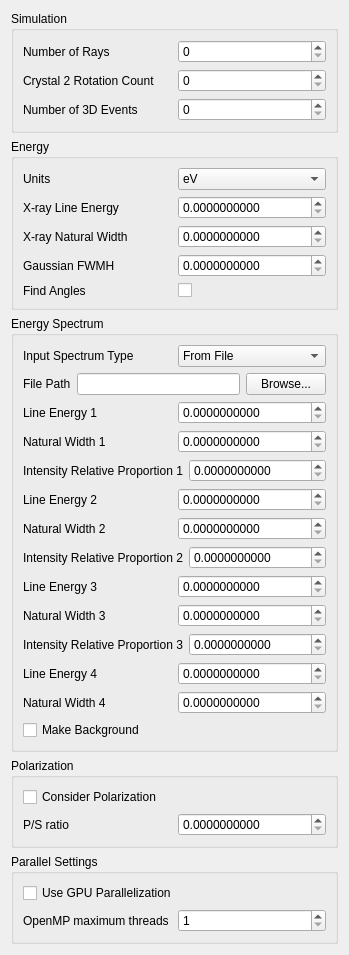
           <widget class="QWidget" name="scrollAreaWidgetContents_6">
            <property name="geometry">
             <rect>
              <x>0</x>
              <y>-147</y>
              <width>343</width>
              <height>892</height>
             </rect>
            </property>
            <layout class="QVBoxLayout" name="verticalLayout_12">
             <item>
              <widget class="QGroupBox" name="groupBox_4">
               <property name="title">
                <string>Simulation</string>
               </property>
               <layout class="QVBoxLayout" name="verticalLayout_10">
                <item>
                 <layout class="QHBoxLayout" name="horizontalLayout_49">
                  <item>
                   <widget class="QLabel" name="sg_label_45">
                    <property name="text">
                     <string>Number of Rays</string>
                    </property>
                   </widget>
                  </item>
                  <item>
                   <widget class="QSpinBox" name="spinBox_2">
                    <property name="maximum">
                     <number>1000000</number>
                    </property>
                   </widget>
                  </item>
                 </layout>
                </item>
                <item>
                 <layout class="QHBoxLayout" name="horizontalLayout_50">
                  <item>
                   <widget class="QLabel" name="sg_label_46">
                    <property name="text">
                     <string>Crystal 2 Rotation Count</string>
                    </property>
                   </widget>
                  </item>
                  <item>
                   <widget class="QSpinBox" name="spinBox_3">
                    <property name="maximum">
                     <number>1000000</number>
                    </property>
                   </widget>
                  </item>
                 </layout>
                </item>
                <item>
                 <layout class="QHBoxLayout" name="horizontalLayout_51">
                  <item>
                   <widget class="QLabel" name="sg_label_47">
                    <property name="text">
                     <string>Number of 3D Events</string>
                    </property>
                   </widget>
                  </item>
                  <item>
                   <widget class="QSpinBox" name="spinBox_4">
                    <property name="maximum">
                     <number>1000000</number>
                    </property>
                   </widget>
                  </item>
                 </layout>
                </item>
               </layout>
              </widget>
             </item>
             <item>
              <widget class="QGroupBox" name="groupBox_5">
               <property name="title">
                <string>Energy</string>
               </property>
               <layout class="QVBoxLayout" name="verticalLayout_14">
                <item>
                 <layout class="QHBoxLayout" name="horizontalLayout_52">
                  <item>
                   <widget class="QLabel" name="sg_label_48">
                    <property name="text">
                     <string>Units</string>
                    </property>
                   </widget>
                  </item>
                  <item>
                   <widget class="QComboBox" name="src_geometry_3">
                    <item>
                     <property name="text">
                      <string>eV</string>
                     </property>
                    </item>
                    <item>
                     <property name="text">
                      <string>keV</string>
                     </property>
                    </item>
                    <item>
                     <property name="text">
                      <string>A</string>
                     </property>
                    </item>
                   </widget>
                  </item>
                 </layout>
                </item>
                <item>
                 <layout class="QHBoxLayout" name="horizontalLayout_53">
                  <item>
                   <widget class="QLabel" name="sg_label_49">
                    <property name="text">
                     <string>X-ray Line Energy</string>
                    </property>
                   </widget>
                  </item>
                  <item>
                   <widget class="QDoubleSpinBox" name="src_aprt_42">
                    <property name="suffix">
                     <string/>
                    </property>
                    <property name="decimals">
                     <number>10</number>
                    </property>
                    <property name="minimum">
                     <double>0.000000000000000</double>
                    </property>
                    <property name="maximum">
                     <double>100000000000000000000.000000000000000</double>
                    </property>
                   </widget>
                  </item>
                 </layout>
                </item>
                <item>
                 <layout class="QHBoxLayout" name="horizontalLayout_54">
                  <item>
                   <widget class="QLabel" name="sg_label_50">
                    <property name="text">
                     <string>X-ray Natural Width</string>
                    </property>
                   </widget>
                  </item>
                  <item>
                   <widget class="QDoubleSpinBox" name="src_aprt_43">
                    <property name="suffix">
                     <string/>
                    </property>
                    <property name="decimals">
                     <number>10</number>
                    </property>
                    <property name="minimum">
                     <double>0.000000000000000</double>
                    </property>
                    <property name="maximum">
                     <double>100000000000000000000.000000000000000</double>
                    </property>
                   </widget>
                  </item>
                 </layout>
                </item>
                <item>
                 <layout class="QHBoxLayout" name="horizontalLayout_56">
                  <item>
                   <widget class="QLabel" name="sg_label_52">
                    <property name="text">
                     <string>Gaussian FWMH</string>
                    </property>
                   </widget>
                  </item>
                  <item>
                   <widget class="QDoubleSpinBox" name="src_aprt_45">
                    <property name="suffix">
                     <string/>
                    </property>
                    <property name="decimals">
                     <number>10</number>
                    </property>
                    <property name="minimum">
                     <double>0.000000000000000</double>
                    </property>
                    <property name="maximum">
                     <double>100000000000000000000.000000000000000</double>
                    </property>
                   </widget>
                  </item>
                 </layout>
                </item>
                <item>
                 <layout class="QHBoxLayout" name="horizontalLayout_10">
                  <property name="sizeConstraint">
                   <enum>QLayout::SetDefaultConstraint</enum>
                  </property>
                  <property name="topMargin">
                   <number>0</number>
                  </property>
                  <item>
                   <widget class="QLabel" name="label">
                    <property name="text">
                     <string>Find Angles</string>
                    </property>
                   </widget>
                  </item>
                  <item>
                   <widget class="QCheckBox" name="checkBox">
                    <property name="text">
                     <string/>
                    </property>
                   </widget>
                  </item>
                 </layout>
                </item>
               </layout>
              </widget>
             </item>
             <item>
              <widget class="QGroupBox" name="groupBox_8">
               <property name="title">
                <string>Energy Spectrum</string>
               </property>
               <layout class="QVBoxLayout" name="verticalLayout_18">
                <item>
                 <layout class="QHBoxLayout" name="horizontalLayout_66">
                  <item>
                   <widget class="QLabel" name="sg_label_62">
                    <property name="text">
                     <string>Input Spectrum Type</string>
                    </property>
                   </widget>
                  </item>
                  <item>
                   <widget class="QComboBox" name="src_geometry_4">
                    <item>
                     <property name="text">
                      <string>From File</string>
                     </property>
                    </item>
                    <item>
                     <property name="text">
                      <string>Multiple Lines</string>
                     </property>
                    </item>
                    <item>
                     <property name="text">
                      <string>Single Line</string>
                     </property>
                    </item>
                   </widget>
                  </item>
                 </layout>
                </item>
                <item>
                 <layout class="QHBoxLayout" name="horizontalLayout_75">
                  <item>
                   <widget class="QLabel" name="sg_label_73">
                    <property name="enabled">
                     <bool>true</bool>
                    </property>
                    <property name="text">
                     <string>File Path</string>
                    </property>
                   </widget>
                  </item>
                  <item>
                   <widget class="QLineEdit" name="lineEdit">
                    <property name="enabled">
                     <bool>true</bool>
                    </property>
                    <property name="readOnly">
                     <bool>true</bool>
                    </property>
                    <property name="placeholderText">
                     <string/>
                    </property>
                   </widget>
                  </item>
                  <item>
                   <widget class="QPushButton" name="pushButton">
                    <property name="enabled">
                     <bool>true</bool>
                    </property>
                    <property name="text">
                     <string>Browse...</string>
                    </property>
                   </widget>
                  </item>
                 </layout>
                </item>
                <item>
                 <layout class="QHBoxLayout" name="horizontalLayout_67">
                  <item>
                   <widget class="QLabel" name="sg_label_63">
                    <property name="text">
                     <string>Line Energy 1</string>
                    </property>
                   </widget>
                  </item>
                  <item>
                   <widget class="QDoubleSpinBox" name="src_aprt_55">
                    <property name="suffix">
                     <string/>
                    </property>
                    <property name="decimals">
                     <number>10</number>
                    </property>
                    <property name="minimum">
                     <double>0.000000000000000</double>
                    </property>
                    <property name="maximum">
                     <double>100000000000000000000.000000000000000</double>
                    </property>
                   </widget>
                  </item>
                 </layout>
                </item>
                <item>
                 <layout class="QHBoxLayout" name="horizontalLayout_68">
                  <item>
                   <widget class="QLabel" name="sg_label_64">
                    <property name="text">
                     <string>Natural Width 1</string>
                    </property>
                   </widget>
                  </item>
                  <item>
                   <widget class="QDoubleSpinBox" name="src_aprt_56">
                    <property name="suffix">
                     <string/>
                    </property>
                    <property name="decimals">
                     <number>10</number>
                    </property>
                    <property name="minimum">
                     <double>0.000000000000000</double>
                    </property>
                    <property name="maximum">
                     <double>100000000000000000000.000000000000000</double>
                    </property>
                   </widget>
                  </item>
                 </layout>
                </item>
                <item>
                 <layout class="QHBoxLayout" name="horizontalLayout_69">
                  <item>
                   <widget class="QLabel" name="sg_label_65">
                    <property name="text">
                     <string>Intensity Relative Proportion 1</string>
                    </property>
                   </widget>
                  </item>
                  <item>
                   <widget class="QDoubleSpinBox" name="src_aprt_57">
                    <property name="suffix">
                     <string/>
                    </property>
                    <property name="decimals">
                     <number>10</number>
                    </property>
                    <property name="minimum">
                     <double>0.000000000000000</double>
                    </property>
                    <property name="maximum">
                     <double>100000000000000000000.000000000000000</double>
                    </property>
                   </widget>
                  </item>
                 </layout>
                </item>
                <item>
                 <layout class="QHBoxLayout" name="horizontalLayout_70">
                  <item>
                   <widget class="QLabel" name="sg_label_67">
                    <property name="text">
                     <string>Line Energy 2</string>
                    </property>
                   </widget>
                  </item>
                  <item>
                   <widget class="QDoubleSpinBox" name="src_aprt_58">
                    <property name="suffix">
                     <string/>
                    </property>
                    <property name="decimals">
                     <number>10</number>
                    </property>
                    <property name="minimum">
                     <double>0.000000000000000</double>
                    </property>
                    <property name="maximum">
                     <double>100000000000000000000.000000000000000</double>
                    </property>
                   </widget>
                  </item>
                 </layout>
                </item>
                <item>
                 <layout class="QHBoxLayout" name="horizontalLayout_71">
                  <item>
                   <widget class="QLabel" name="sg_label_68">
                    <property name="text">
                     <string>Natural Width 2</string>
                    </property>
                   </widget>
                  </item>
                  <item>
                   <widget class="QDoubleSpinBox" name="src_aprt_59">
                    <property name="suffix">
                     <string/>
                    </property>
                    <property name="decimals">
                     <number>10</number>
                    </property>
                    <property name="minimum">
                     <double>0.000000000000000</double>
                    </property>
                    <property name="maximum">
                     <double>100000000000000000000.000000000000000</double>
                    </property>
                   </widget>
                  </item>
                 </layout>
                </item>
                <item>
                 <layout class="QHBoxLayout" name="horizontalLayout_72">
                  <item>
                   <widget class="QLabel" name="sg_label_69">
                    <property name="text">
                     <string>Intensity Relative Proportion 2</string>
                    </property>
                   </widget>
                  </item>
                  <item>
                   <widget class="QDoubleSpinBox" name="src_aprt_60">
                    <property name="suffix">
                     <string/>
                    </property>
                    <property name="decimals">
                     <number>10</number>
                    </property>
                    <property name="minimum">
                     <double>0.000000000000000</double>
                    </property>
                    <property name="maximum">
                     <double>100000000000000000000.000000000000000</double>
                    </property>
                   </widget>
                  </item>
                 </layout>
                </item>
                <item>
                 <layout class="QHBoxLayout" name="horizontalLayout_73">
                  <item>
                   <widget class="QLabel" name="sg_label_70">
                    <property name="text">
                     <string>Line Energy 3</string>
                    </property>
                   </widget>
                  </item>
                  <item>
                   <widget class="QDoubleSpinBox" name="src_aprt_61">
                    <property name="suffix">
                     <string/>
                    </property>
                    <property name="decimals">
                     <number>10</number>
                    </property>
                    <property name="minimum">
                     <double>0.000000000000000</double>
                    </property>
                    <property name="maximum">
                     <double>100000000000000000000.000000000000000</double>
                    </property>
                   </widget>
                  </item>
                 </layout>
                </item>
                <item>
                 <layout class="QHBoxLayout" name="horizontalLayout_74">
                  <item>
                   <widget class="QLabel" name="sg_label_71">
                    <property name="text">
                     <string>Natural Width 3</string>
                    </property>
                   </widget>
                  </item>
                  <item>
                   <widget class="QDoubleSpinBox" name="src_aprt_62">
                    <property name="suffix">
                     <string/>
                    </property>
                    <property name="decimals">
                     <number>10</number>
                    </property>
                    <property name="minimum">
                     <double>0.000000000000000</double>
                    </property>
                    <property name="maximum">
                     <double>100000000000000000000.000000000000000</double>
                    </property>
                   </widget>
                  </item>
                 </layout>
                </item>
                <item>
                 <layout class="QHBoxLayout" name="horizontalLayout_76">
                  <item>
                   <widget class="QLabel" name="sg_label_72">
                    <property name="text">
                     <string>Intensity Relative Proportion 3</string>
                    </property>
                   </widget>
                  </item>
                  <item>
                   <widget class="QDoubleSpinBox" name="src_aprt_64">
                    <property name="suffix">
                     <string/>
                    </property>
                    <property name="decimals">
                     <number>10</number>
                    </property>
                    <property name="minimum">
                     <double>0.000000000000000</double>
                    </property>
                    <property name="maximum">
                     <double>100000000000000000000.000000000000000</double>
                    </property>
                   </widget>
                  </item>
                 </layout>
                </item>
                <item>
                 <layout class="QHBoxLayout" name="horizontalLayout_77">
                  <item>
                   <widget class="QLabel" name="sg_label_74">
                    <property name="text">
                     <string>Line Energy 4</string>
                    </property>
                   </widget>
                  </item>
                  <item>
                   <widget class="QDoubleSpinBox" name="src_aprt_65">
                    <property name="suffix">
                     <string/>
                    </property>
                    <property name="decimals">
                     <number>10</number>
                    </property>
                    <property name="minimum">
                     <double>0.000000000000000</double>
                    </property>
                    <property name="maximum">
                     <double>100000000000000000000.000000000000000</double>
                    </property>
                   </widget>
                  </item>
                 </layout>
                </item>
                <item>
                 <layout class="QHBoxLayout" name="horizontalLayout_78">
                  <item>
                   <widget class="QLabel" name="sg_label_75">
                    <property name="text">
                     <string>Natural Width 4</string>
                    </property>
                   </widget>
                  </item>
                  <item>
                   <widget class="QDoubleSpinBox" name="src_aprt_66">
                    <property name="suffix">
                     <string/>
                    </property>
                    <property name="decimals">
                     <number>10</number>
                    </property>
                    <property name="minimum">
                     <double>0.000000000000000</double>
                    </property>
                    <property name="maximum">
                     <double>100000000000000000000.000000000000000</double>
                    </property>
                   </widget>
                  </item>
                 </layout>
                </item>
                <item>
                 <widget class="QCheckBox" name="make_bg">
                  <property name="text">
                   <string>Make Background</string>
                  </property>
                 </widget>
                </item>
               </layout>
              </widget>
             </item>
             <item>
              <widget class="QGroupBox" name="groupBox_6">
               <property name="title">
                <string>Polarization</string>
               </property>
               <layout class="QVBoxLayout" name="verticalLayout_15">
                <item>
                 <widget class="QCheckBox" name="make_pol">
                  <property name="text">
                   <string>Consider Polarization</string>
                  </property>
                 </widget>
                </item>
                <item>
                 <layout class="QHBoxLayout" name="horizontalLayout_57">
                  <item>
                   <widget class="QLabel" name="sg_label_53">
                    <property name="text">
                     <string>P/S ratio</string>
                    </property>
                   </widget>
                  </item>
                  <item>
                   <widget class="QDoubleSpinBox" name="src_aprt_46">
                    <property name="suffix">
                     <string/>
                    </property>
                    <property name="decimals">
                     <number>10</number>
                    </property>
                    <property name="minimum">
                     <double>0.000000000000000</double>
                    </property>
                    <property name="maximum">
                     <double>100000000000000000000.000000000000000</double>
                    </property>
                   </widget>
                  </item>
                 </layout>
                </item>
               </layout>
              </widget>
             </item>
             <item>
              <spacer name="verticalSpacer_7">
               <property name="orientation">
                <enum>Qt::Vertical</enum>
               </property>
               <property name="sizeHint" stdset="0">
                <size>
                 <width>20</width>
                 <height>40</height>
                </size>
               </property>
              </spacer>
             </item>
             <item>
              <widget class="QGroupBox" name="groupBox_9">
               <property name="title">
                <string>Parallel Settings</string>
               </property>
               <layout class="QVBoxLayout" name="verticalLayout_19">
                <item>
                 <widget class="QCheckBox" name="make_gpu">
                  <property name="text">
                   <string>Use GPU Parallelization</string>
                  </property>
                 </widget>
                </item>
                <item>
                 <layout class="QHBoxLayout" name="horizontalLayout_79">
                  <item>
                   <widget class="QLabel" name="sg_label_76">
                    <property name="text">
                     <string>OpenMP maximum threads</string>
                    </property>
                   </widget>
                  </item>
                  <item>
                   <widget class="QSpinBox" name="src_aprt_63">
                    <property name="minimum">
                     <number>1</number>
                    </property>
                   </widget>
                  </item>
                 </layout>
                </item>
               </layout>
              </widget>
             </item>
            </layout>
           </widget>
